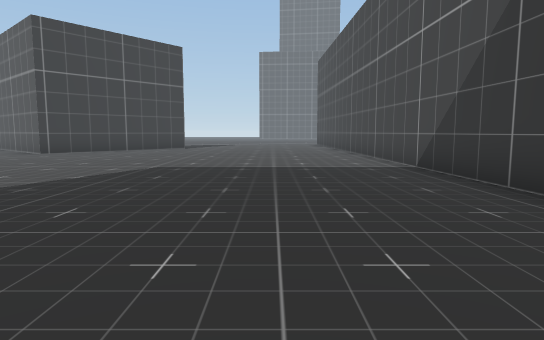
[1] (above)

14 first-person views from a walk through a scene from a Unity 3-D project. The camera is 1.3 m above the floor, tilts 6° down and sees 75° across. The floor is counted in squares, 2 m on a side. Each view is taken from the middle of a square. On the plan, view 1 faces up. The plan holds only what a view shows up to about 10 squares ahead; the rest is blank. The place goes on beyond the plan. The player character is not drawn.

[2]
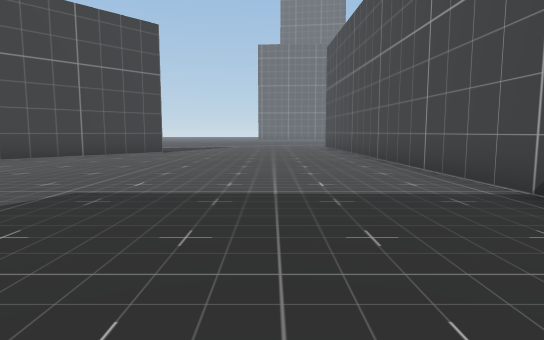

[3]
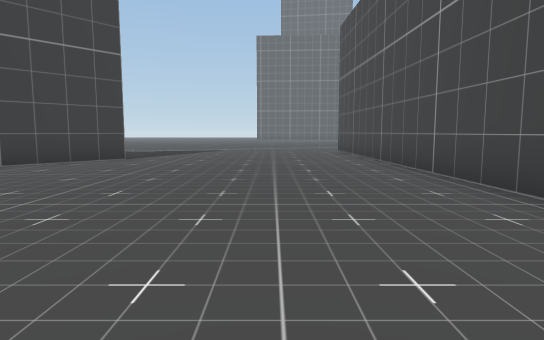

[4]
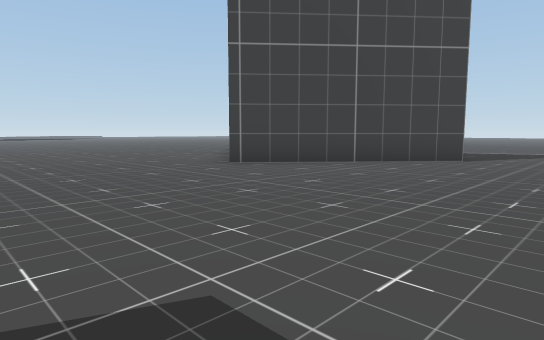

[5]
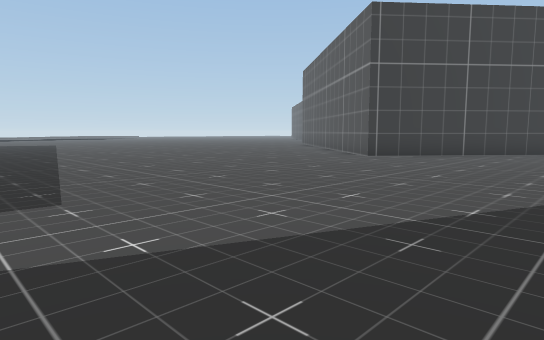

[6]
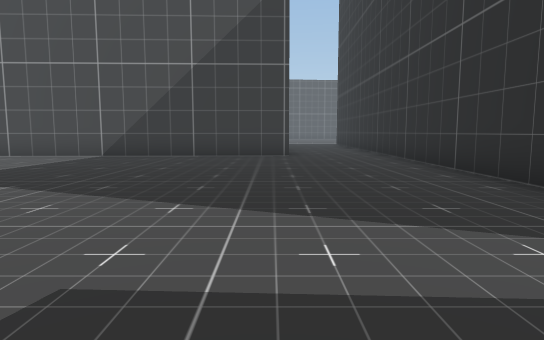

[7]
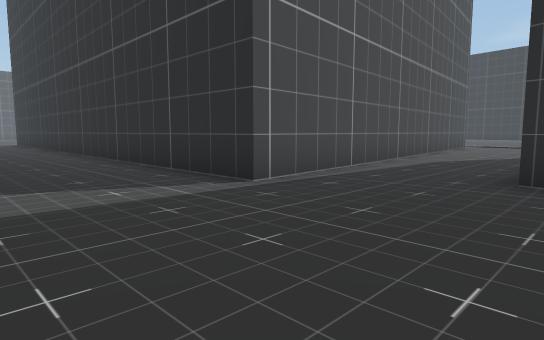

[8]
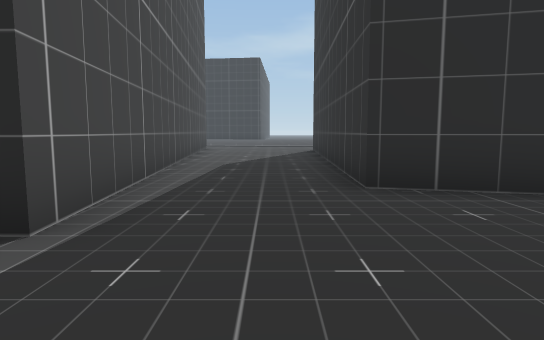

[9]
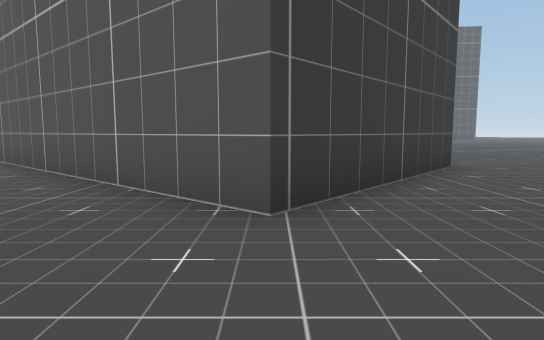

[10]
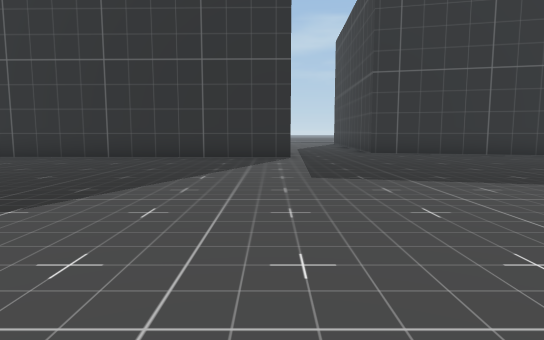

[11]
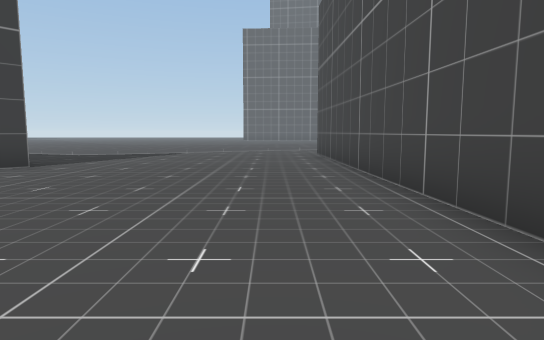

[12]
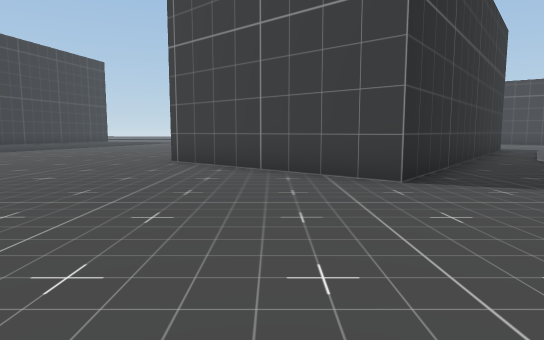

[13]
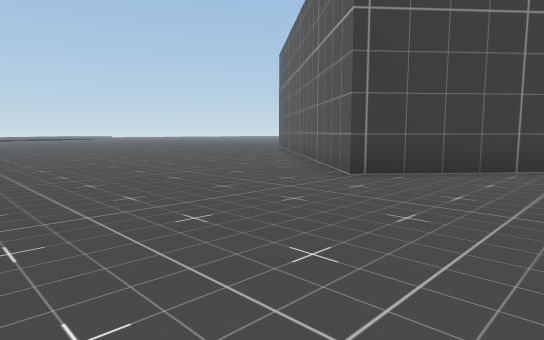

[14]
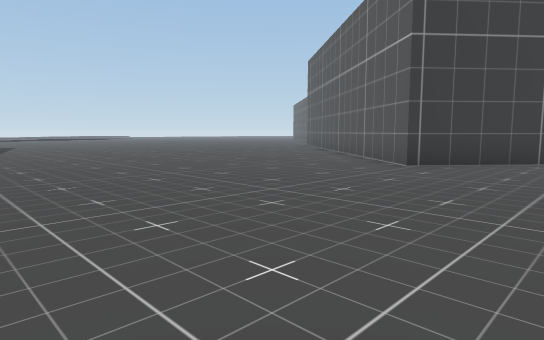

### Floor plan
Points are (right, up) in squares from view 1. A wall is a line through its corners. A room is listed if a view was taken in it or the views show most of it. See-through windows are left out.
Room 1 (views 1, 2, 3, 4, 5, 6, 7, 8, 9, 10, 11, 12, 13, 14)
walls: (2.9, 1.4) (2.4, 16.5); (-9.9, -2.7) (-8.1, -3.1) (-8.3, -6.5); (-5.9, 16.6) (-3.6, 14.7) (-7, 10.7) (-10.5, 13.7); (-4.9, -7.3) (-5.5, -1.2) (1.4, -1.3)
ways out: opening at (-6.5, -7.5); opening at (2.3, 0)

Where each view was taken, in squares from view 1:
view 1: 0 up, 0 right, facing up
view 2: 3 up, 0 right, facing up
view 3: 6 up, 0 right, facing up
view 4: 6 up, 1 left, facing up-left
view 5: 2 up, 2 left, facing up-left
view 6: 2 up, 7 left, facing right
view 7: 2 up, 9 left, facing down-right
view 8: 1 up, 7 left, facing down
view 9: 8 up, 7 left, facing up
view 10: 8 up, 5 left, facing down
view 11: 8 up, 1 right, facing up
view 12: 13 up, 1 right, facing left
view 13: 6 up, 4 left, facing up-left
view 14: 4 up, 4 left, facing up-left
